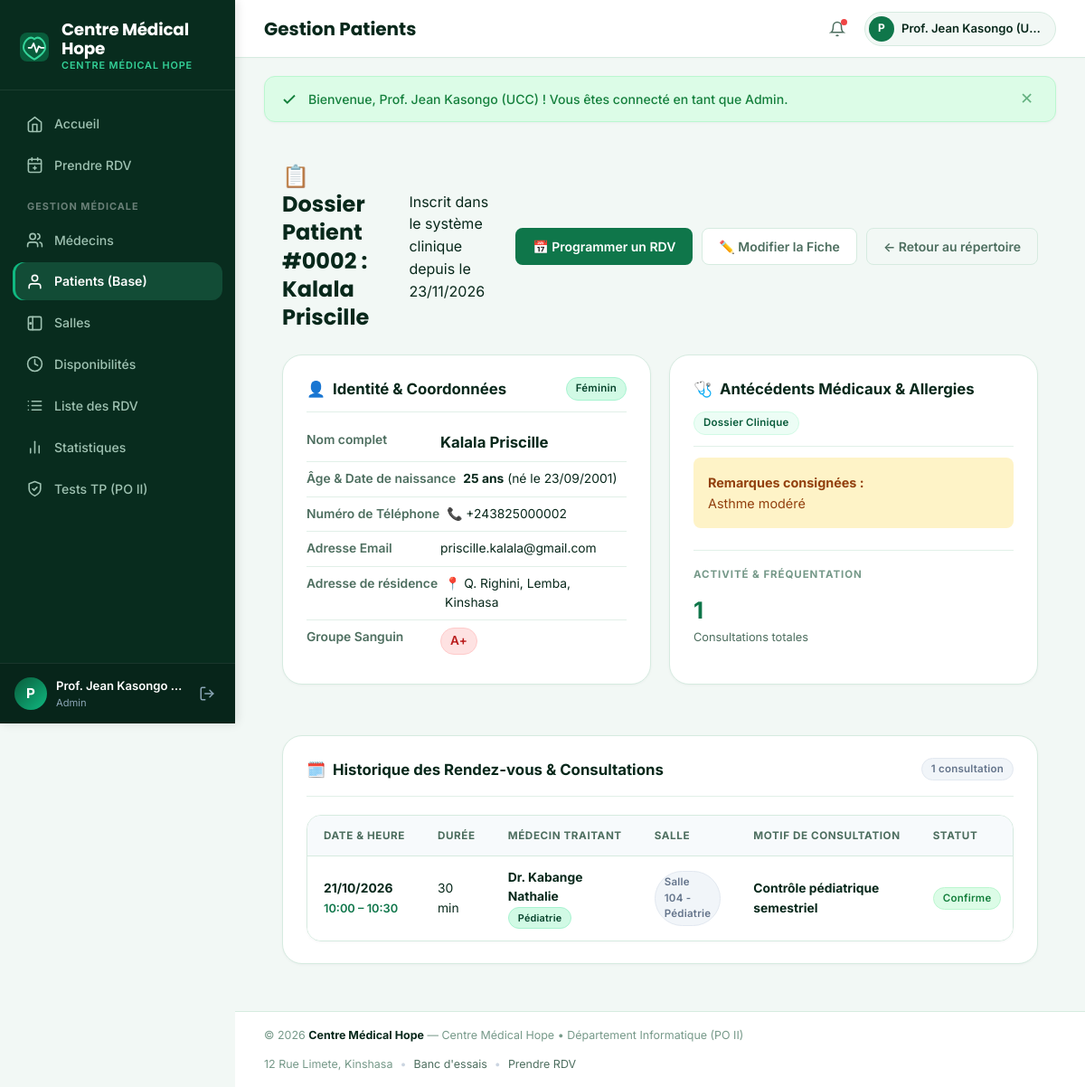
The app's page /patients/details.php?id=2 (signed in) with its own data.
### tables this page shows
CREATE TABLE IF NOT EXISTS patients (
    id INT AUTO_INCREMENT PRIMARY KEY,
    nom VARCHAR(100) NOT NULL,
    prenom VARCHAR(100) NOT NULL,
    date_naissance DATE NOT NULL,
    sexe ENUM('M', 'F') NOT NULL,
    telephone VARCHAR(30) NOT NULL,
    email VARCHAR(150) NOT NULL,
    mot_de_passe VARCHAR(255) NULL,
    compte_actif TINYINT(1) NOT NULL DEFAULT 1,
    date_inscription DATETIME DEFAULT CURRENT_TIMESTAMP,
    adresse TEXT NULL,
    groupe_sanguin ENUM('A+', 'A-', 'B+', 'B-', 'AB+', 'AB-', 'O+', 'O-') NULL,
    antecedents TEXT NULL,
    date_creation DATETIME DEFAULT CURRENT_TIMESTAMP
);

CREATE TABLE IF NOT EXISTS rendez_vous (
    id INT AUTO_INCREMENT PRIMARY KEY,
    id_patient INT NOT NULL,
    id_medecin INT NOT NULL,
    id_salle INT NOT NULL,
    date_heure DATETIME NOT NULL,
    duree_minutes INT NOT NULL DEFAULT 30,
    date_heure_fin DATETIME NOT NULL,
    equipement_requis VARCHAR(255) NULL,
    motif VARCHAR(255) NOT NULL,
    statut ENUM('en_attente', 'confirme', 'termine', 'annule', 'reporte') NOT NULL DEFAULT 'confirme',
    remarques TEXT NULL,
    date_creation DATETIME DEFAULT CURRENT_TIMESTAMP,
    CONSTRAINT fk_rdv_patient FOREIGN KEY (id_patient) 
        REFERENCES patients(id) ON DELETE RESTRICT ON UPDATE CASCADE,
    CONSTRAINT fk_rdv_medecin FOREIGN KEY (id_medecin) 
        REFERENCES medecins(id) ON DELETE RESTRICT ON UPDATE CASCADE,
    CONSTRAINT fk_rdv_salle FOREIGN KEY (id_salle) 
        REFERENCES salles(id) ON DELETE RESTRICT ON UPDATE CASCADE,
    INDEX idx_medecin_periode (id_medecin, date_heure, date_heure_fin),
    INDEX idx_salle_periode (id_salle, date_heure, date_heure_fin),
    INDEX idx_rdv_date (date_heure)
);

CREATE TABLE IF NOT EXISTS medecins (
    id INT AUTO_INCREMENT PRIMARY KEY,
    nom VARCHAR(100) NOT NULL,
    prenom VARCHAR(100) NOT NULL,
    specialite VARCHAR(100) NOT NULL,
    telephone VARCHAR(30) NOT NULL,
    email VARCHAR(150) NOT NULL UNIQUE,
    bureau VARCHAR(50) NULL,
    photo VARCHAR(255) DEFAULT 'assets/images/doctor-default.png',
    actif TINYINT(1) DEFAULT 1,
    date_creation DATETIME DEFAULT CURRENT_TIMESTAMP
);

CREATE TABLE IF NOT EXISTS salles (
    id INT AUTO_INCREMENT PRIMARY KEY,
    nom VARCHAR(100) NOT NULL UNIQUE,
    etage VARCHAR(50) NOT NULL,
    capacite INT NOT NULL DEFAULT 1,
    equipements TEXT NOT NULL COMMENT 'Équipements séparés par virgules ex: Stéthoscope, ECG, Échographe',
    statut ENUM('disponible', 'maintenance', 'fermee') NOT NULL DEFAULT 'disponible',
    description TEXT NULL
);

### config/database.php (called while the page is built, shortened)
<?php
function e($string) {
    return htmlspecialchars($string ?? '', ENT_QUOTES, 'UTF-8');
}

### patients/details.php (the view, shortened to what this page needs)
<?php
require_once __DIR__ . '/../config/database.php';
$id = (int)($_GET['id'] ?? 0);
$stmt = $pdo->prepare("SELECT * FROM patients WHERE id = ?");
$stmt->execute([$id]);
$patient = $stmt->fetch();
$birthDate = new DateTime($patient['date_naissance']);
$age = $birthDate->diff(new DateTime())->y;
$stmtRdv = $pdo->prepare("SELECT r.*, m.nom AS medecin_nom, m.prenom AS medecin_prenom, m.specialite, s.nom AS salle_nom
                         FROM rendez_vous r
                         JOIN medecins m ON r.id_medecin = m.id
                         JOIN salles s ON r.id_salle = s.id
                         WHERE r.id_patient = ?
                         ORDER BY r.date_heure DESC");
$stmtRdv->execute([$id]);
$historique = $stmtRdv->fetchAll();
require_once __DIR__ . '/../includes/header.php';
?>
<div class="container">
    <div class="page-header">
        <div class="page-header-left">
            <h2>📋 Dossier Patient #<?= str_pad($id, 4, '0', STR_PAD_LEFT) ?> : <?= e($patient['nom']) ?> <?= e($patient['prenom']) ?></h2>
            <p>Inscrit dans le système clinique depuis le <?= date('d/m/Y', strtotime($patient['date_creation'])) ?></p>
        </div>
        <div class="page-header-actions">
            <a href="<?= BASE_URL ?>/rendez_vous/prendre.php?patient_id=<?= $id ?>" class="btn btn-primary">
                📅 Programmer un RDV
            </a>
            <a href="<?= BASE_URL ?>/patients/modifier.php?id=<?= $id ?>" class="btn btn-secondary">
                ✏️ Modifier la Fiche
            </a>
            <a href="<?= BASE_URL ?>/patients/index.php" class="btn btn-ghost">
                ← Retour au répertoire
            </a>
        </div>
    </div>
    <div class="two-col" style="margin-bottom: 32px;">
        <div class="card card-3d">
            <div class="card-header" style="margin-bottom: 12px; padding-bottom: 12px;">
                <div class="card-title">
                    <span>👤</span> Identité & Coordonnées
                </div>
                <span class="badge <?= $patient['sexe'] === 'M' ? 'badge-info' : 'badge-primary' ?>">
                    <?= $patient['sexe'] === 'M' ? 'Masculin' : 'Féminin' ?>
                </span>
            </div>
            <div class="dossier-info-row">
                <span class="dossier-info-label">Nom complet</span>
                <span class="dossier-info-value" style="font-size: 1.05rem; font-weight: 700;">
                    <?= e($patient['nom']) ?> <?= e($patient['prenom']) ?>
                </span>
            </div>
            <div class="dossier-info-row">
                <span class="dossier-info-label">Âge & Date de naissance</span>
                <span class="dossier-info-value">
                    <strong><?= $age ?> ans</strong> (né le <?= date('d/m/Y', strtotime($patient['date_naissance'])) ?>)
                </span>
            </div>
            <div class="dossier-info-row">
                <span class="dossier-info-label">Numéro de Téléphone</span>
                <span class="dossier-info-value">📞 <?= e($patient['telephone']) ?></span>
            </div>
            <div class="dossier-info-row">
                <span class="dossier-info-label">Adresse Email</span>
                <span class="dossier-info-value"><?= e($patient['email'] ?: 'Non renseignée') ?></span>
            </div>
            <div class="dossier-info-row">
                <span class="dossier-info-label">Adresse de résidence</span>
                <span class="dossier-info-value">📍 <?= e($patient['adresse'] ?: 'Non renseignée') ?></span>
            </div>
            <div class="dossier-info-row" style="border-bottom: none;">
                <span class="dossier-info-label">Groupe Sanguin</span>
                <span class="dossier-info-value">
                    <?php if ($patient['groupe_sanguin']): ?>
                        <span class="badge badge-danger" style="font-size: 0.85rem;"><?= e($patient['groupe_sanguin']) ?></span>
                    <?php else: ?>
                        <span style="color: var(--text-muted);">Non renseigné</span>
                    <?php endif; ?>
                </span>
            </div>
        </div>
        <div class="card card-3d">
            <div class="card-header" style="margin-bottom: 12px; padding-bottom: 12px;">
                <div class="card-title">
                    <span>🩺</span> Antécédents Médicaux & Allergies
                </div>
                <span class="badge badge-teal">Dossier Clinique</span>
            </div>
            <?php if (!empty($patient['antecedents'])): ?>
                <div style="background: var(--warning-light); border-left: 4px solid var(--warning); padding: 16px; border-radius: var(--r-sm); color: #92400e; font-size: 0.9rem; line-height: 1.6;">
                    <strong>Remarques consignées :</strong><br>
                    <?= nl2br(e($patient['antecedents'])) ?>
                </div>
            <?php else: ?>
                <div style="padding: 24px; text-align: center; color: var(--text-muted); font-size: 0.9rem; font-style: italic;">
                    Aucun antécédent médical particulier consigné dans ce dossier.
                </div>
            <?php endif; ?>
            <div style="margin-top: 24px; padding-top: 18px; border-top: 1px solid var(--border);">
                <div class="section-label">Activité & Fréquentation</div>
                <div style="display: flex; gap: 24px; margin-top: 8px;">
                    <div>
                        <div style="font-size: 1.6rem; font-weight: 700; color: var(--primary);">
                            <?= count($historique) ?>
                        </div>
                        <div style="font-size: 0.8rem; color: var(--text-secondary);">Consultations totales</div>
                    </div>
                </div>
            </div>
        </div>
    </div>
    <div class="card">
        <div class="card-header">
            <div class="card-title">
                <span>🗓️</span> Historique des Rendez-vous & Consultations
            </div>
            <span class="badge badge-secondary"><?= count($historique) ?> consultation<?= count($historique) > 1 ? 's' : '' ?></span>
        </div>
        <div class="table-responsive">
            <table class="table">
                <thead>
                    <tr>
                        <th>Date & Heure</th>
                        <th>Durée</th>
                        <th>Médecin traitant</th>
                        <th>Salle</th>
                        <th>Motif de consultation</th>
                        <th>Statut</th>
                    </tr>
                </thead>
                <tbody>
                    <?php if (empty($historique)): ?>
                        <tr>
                            <td colspan="7" class="table-empty">
                                <div class="table-empty-icon">📅</div>
                                <div style="font-size: 0.95rem; font-weight: 600; color: var(--text-primary); margin-bottom: 4px;">
                                    Aucune consultation enregistrée
                                </div>
                                <p style="font-size: 0.825rem; color: var(--text-secondary); margin-bottom: 12px;">
                                    Ce patient n'a pas encore de rendez-vous programmé.
                                </p>
                                <a href="<?= BASE_URL ?>/rendez_vous/prendre.php?patient_id=<?= $id ?>" class="btn btn-primary btn-sm">
                                    + Prendre un premier rendez-vous
                                </a>
                            </td>
                        </tr>
                    <?php else: ?>
                        <?php foreach ($historique as $rdv): ?>
                            <tr>
                                <td>
                                    <strong><?= date('d/m/Y', strtotime($rdv['date_heure'])) ?></strong>
                                    <div style="color: var(--primary); font-size: 0.8rem; font-weight: 600; margin-top: 2px;">
                                        <?= date('H:i', strtotime($rdv['date_heure'])) ?> – <?= date('H:i', strtotime($rdv['date_heure_fin'])) ?>
                                    </div>
                                </td>
                                <td><?= $rdv['duree_minutes'] ?> min</td>
                                <td>
                                    <strong><?= e($rdv['medecin_nom']) ?> <?= e($rdv['medecin_prenom']) ?></strong><br>
                                    <span class="badge badge-primary" style="font-size: 0.68rem;"><?= e($rdv['specialite']) ?></span>
                                </td>
                                <td>
                                    <span class="badge badge-secondary"><?= e($rdv['salle_nom']) ?></span>
                                </td>
                                <td>
                                    <strong><?= e($rdv['motif']) ?></strong>
                                </td>
                                <td>
                                    <?php
                                    $st = $rdv['statut'];
                                    $cls = 'badge-secondary';
                                    if ($st === 'confirme') $cls = 'badge-success';
                                    elseif ($st === 'en_attente') $cls = 'badge-warning';
                                    elseif ($st === 'annule') $cls = 'badge-danger';
                                    elseif ($st === 'termine') $cls = 'badge-info';
                                    ?>
                                    <span class="badge <?= $cls ?>"><?= ucfirst($st) ?></span>
                                </td>
                            </tr>
                        <?php endforeach; ?>
                    <?php endif; ?>
                </tbody>
            </table>
        </div>
    </div>
</div>
<?php require_once __DIR__ . '/../includes/footer.php'; ?>

### records on screen
patients: nom "Kalala", prenom "Priscille", date_creation "23/11/2026", date_naissance "23/09/2001", telephone "+243825000002", email "priscille.kalala@gmail.com", adresse "Q. Righini, Lemba, Kinshasa", groupe_sanguin "A+", antecedents "Asthme modéré"
rendez_vous: date_heure "21/10/2026", date_heure "10:00", date_heure_fin "10:30", duree_minutes "30", id_medecin.nom "Dr. Kabange", id_medecin.prenom "Nathalie", id_medecin.specialite "Pédiatrie", id_salle.nom "Salle 104 - Pédiatrie", motif "Contrôle pédiatrique semestriel", statut "Confirme"

### other values on screen
substr($_SESSION['utilisateur_nom'] ?? 'U', 0, 1) "P"
$_SESSION['utilisateur_nom'] "Prof. Jean Kasongo…"
$_SESSION['utilisateur_role'] "Admin"
$sectionName "Gestion Patients"
substr($_SESSION['utilisateur_nom'] ?? 'A', 0, 1) "P"
$_SESSION['utilisateur_nom'] "Prof. Jean Kasongo (U…"
$msg['text'] "Bienvenue, Prof. Jean Kasongo (UCC) ! Vous êtes connecté en tant que Admin."
str_pad($id, 4, '0', STR_PAD_LEFT) "0002"
count($historique) "1"
